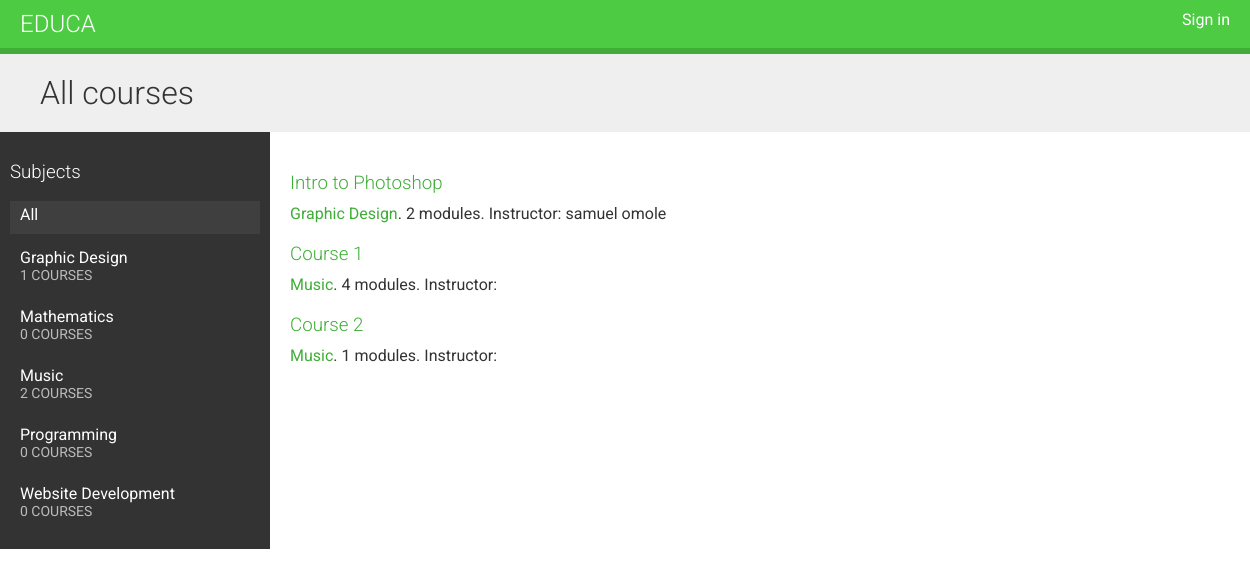
The page / on the database its author committed.
### courses/models.py (models this page shows, shortened)
class Subject(models.Model):
    title = models.CharField(max_length=200)
    slug = models.SlugField(max_length=200, unique=True)
    class Meta:
        ordering = ('title',)
    def __str__(self):
        return self.title

class Course(models.Model):
    owner = models.ForeignKey(User,
                              related_name='courses_created')
    subject = models.ForeignKey(Subject,
                                related_name='courses')
    title = models.CharField(max_length=200)
    slug = models.SlugField(max_length=200, unique=True)
    overview = models.TextField()
    created = models.DateTimeField(auto_now_add=True)
    students = models.ManyToManyField(User,
                                      related_name='courses_joined',
                                      blank=True)
    class Meta:
        ordering = ('-created',)

### courses/views.py (the view)
# urls.py: url(r'^subject/(?P<subject>[\w-]+)/$',views.CourseListView.as_view(),
class CourseListView(TemplateResponseMixin, View):
    model = Course
    template_name = 'courses/course/list.html'
    def get(self, request, subject=None):
        subjects = Subject.objects.annotate(
            total_courses=Count('courses'))
        courses = Course.objects.annotate(
            total_modules=Count('modules'))
        if subject:
            subject = get_object_or_404(Subject, slug=subject)
            courses = courses.filter(subject=subject)
        return self.render_to_response({'subjects': subjects,
                                        'subject': subject,
                                        'courses': courses})

### courses/templates/courses/course/list.html (shortened to what this page needs)
{% extends "base.html" %}
{% block content %}
<h1>
{% if subject %}
{{ subject.title }} courses {% else %}
All courses
{% endif %}
</h1>
<div class="contents">
<h3>Subjects</h3>
<ul id="modules">
<li {% if not subject %}class="selected"{% endif %}>
<a href="{% url "course_list" %}">All</a>
</li>
{% for s in subjects %}
<li {% if subject == s %}class="selected"{% endif %}>
<a href="{% url "course_list_subject" s.slug %}">
{{ s.title }}
<br><span>{{ s.total_courses }} courses</span>
</a>
</li>
{% endfor %}
</ul>
</div>
<div class="module">
{% for course in courses %}
{% with subject=course.subject %}
<h3><a href="{% url "course_detail" course.slug %}">{{ course.title }}</a></h3>
<p>
<a href="{% url "course_list_subject" subject.slug %}">{{ subject }}</a>.
{{ course.total_modules }} modules.
Instructor: {{ course.owner.get_full_name }}
</p>
{% endwith %}
{% endfor %}
</div>
{% endblock %}

### courses/templates/base.html (shortened to what this page needs)
{% load staticfiles %}
<html>
<head>
<link href="{% static "css/base.css" %}" rel="stylesheet">
</head>
<body>
<div id="header">
<a href="/" class="logo">Educa</a>
<ul class="menu">
{% if request.user.is_authenticated %}
<li><a href="{% url "logout" %}">Sign out</a></li>
{% else %}
<li><a href="{% url "login" %}">Sign in</a></li>
{% endif %}
</ul>
</div>
<div id="content">
{% block content %}
{% endblock %}
</div>
</body>
</html>

### courses/static/css/base.css (style rules this page uses)
body { margin:0; font-family:'Roboto', sans-serif; font-weight:400; color:#333; }
a { color:#3fad37; text-decoration:none; }
h1, h2, h3, h4, h5, h6 { font-family:'Roboto', sans-serif; font-weight:300; }
h1 { background:#efefef; width:100%; overflow:auto; padding:20px 0 20px 40px; margin:0; }
.module { overflow:auto; }
.module h3 { margin:30px 0 0; padding:0; width:100%; }
.module p { margin:10px 0 20px; width:100%; float:left; }
#header { background:#4dcc43; overflow:auto; padding:10px 20px; border-bottom:6px solid #3fad37; }
#header .logo { text-decoration:none; font-family:'Roboto', sans-serif; font-weight:300; text-transform:uppercase; font-size:24px; color:#fff; float:left; }
#header a { color:#fff; }
#header .menu { list-style:none; float:right; margin:0; padding:0; }
.contents { width:20%; padding:10px; float:left; background:#333; color: #fff; font-family:'Roboto', sans-serif; }
.contents ul { list-style:none; margin:0; padding:0; }
.contents ul li { margin:0 0 10px 0; padding:4px 10px 10px; overflow:auto; }
.contents ul li.selected { background:#3f3f3f; }
.contents ul span { text-transform:uppercase; color:#bbb; font-size:14px; }
.contents ul a { display:block; color:#fff; text-decoration:none; }
.module { padding:10px 20px; float:left; }

### rows shown on the page
Subject: title "Graphic Design", total_courses "1"
Subject: title "Mathematics", total_courses "0"
Subject: title "Music", total_courses "2"
Subject: title "Programming", total_courses "0"
Subject: title "Website Development", total_courses "0"
Course: title "Intro to Photoshop", subject "Graphic Design", total_modules "2", owner.get_full_name "samuel omole"
Course: title "Course 1", subject "Music", total_modules "4"
Course: title "Course 2", subject "Music", total_modules "1"
